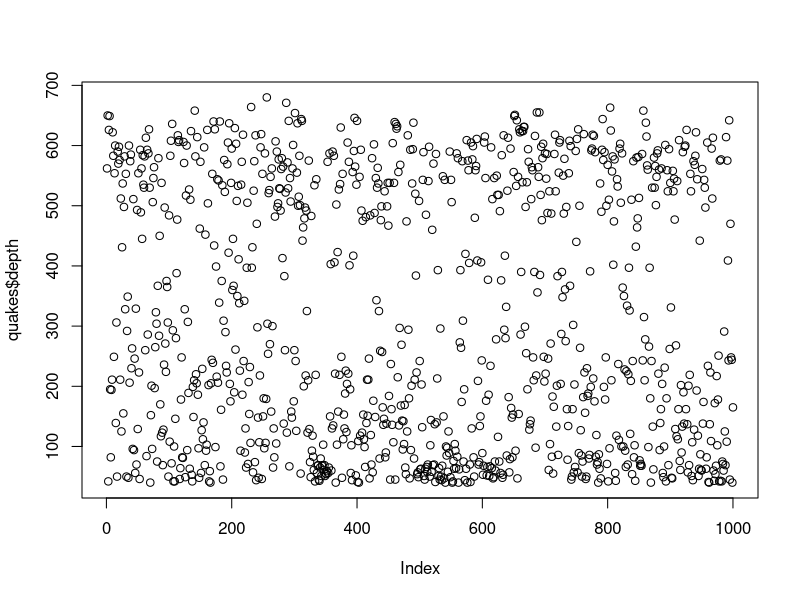
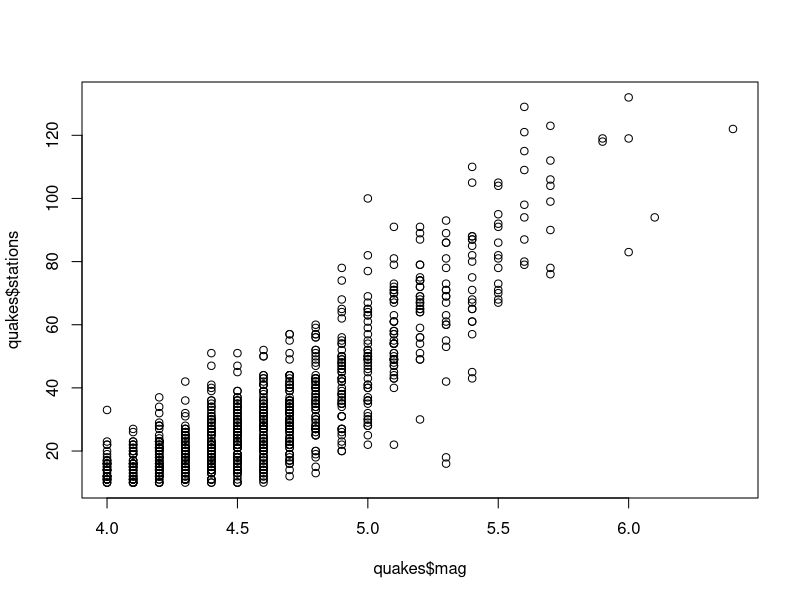
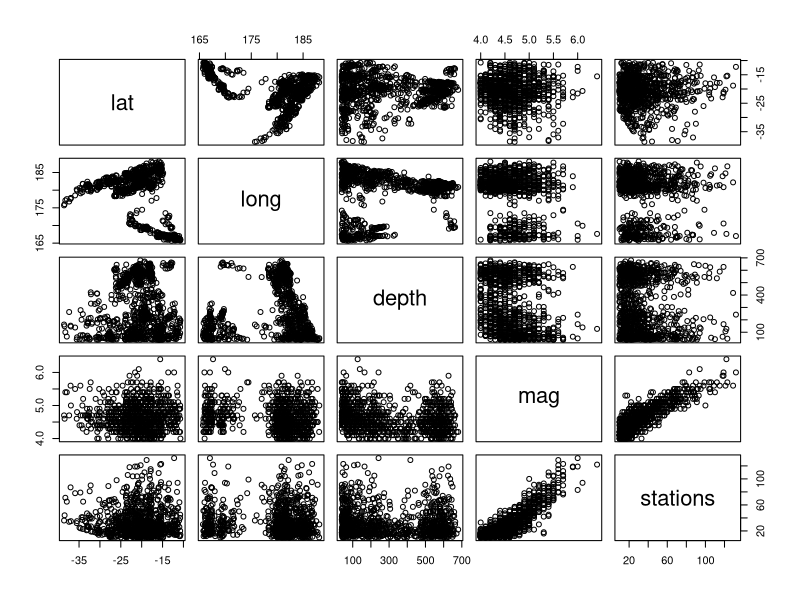
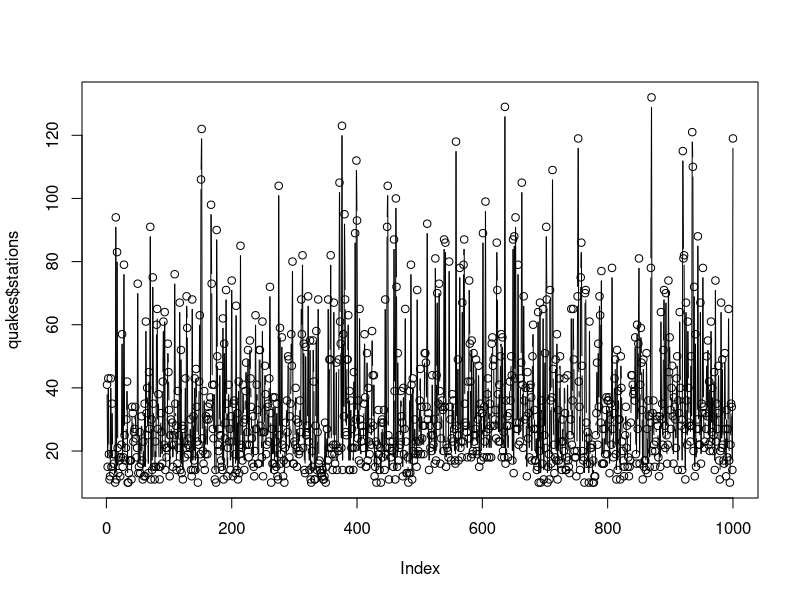
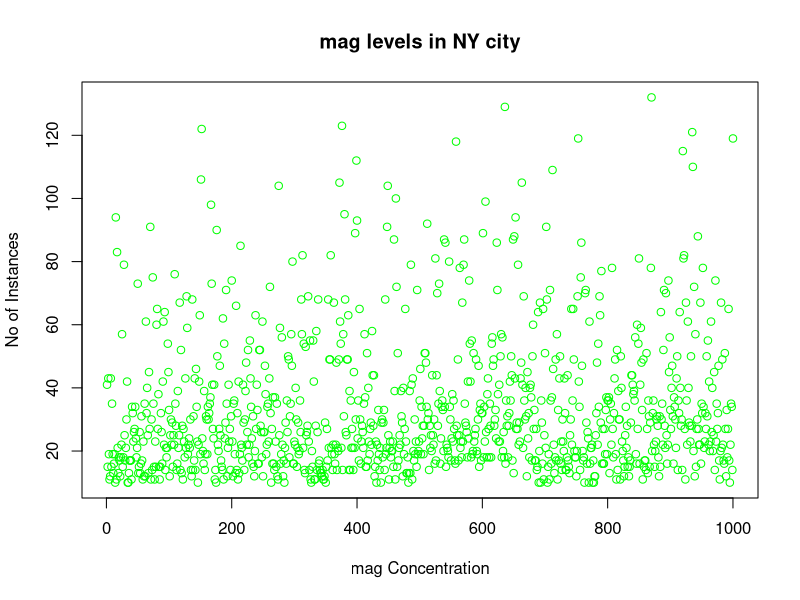
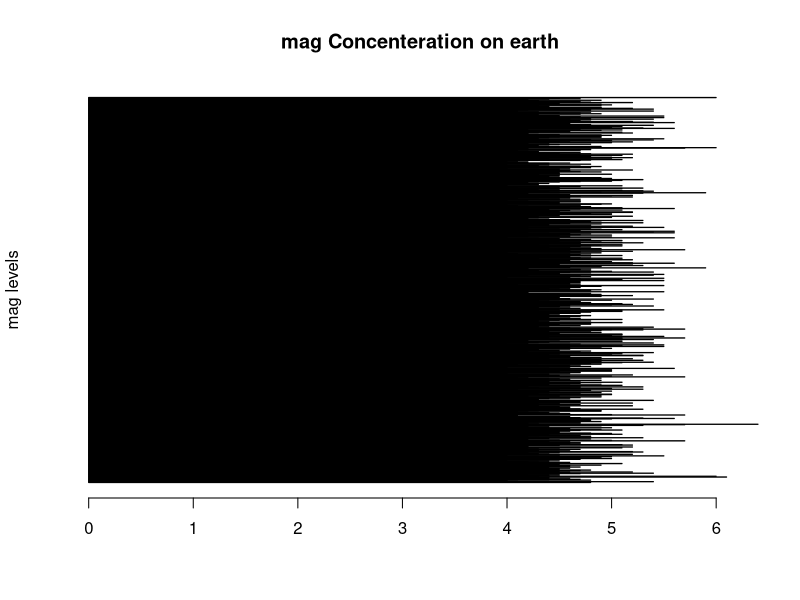
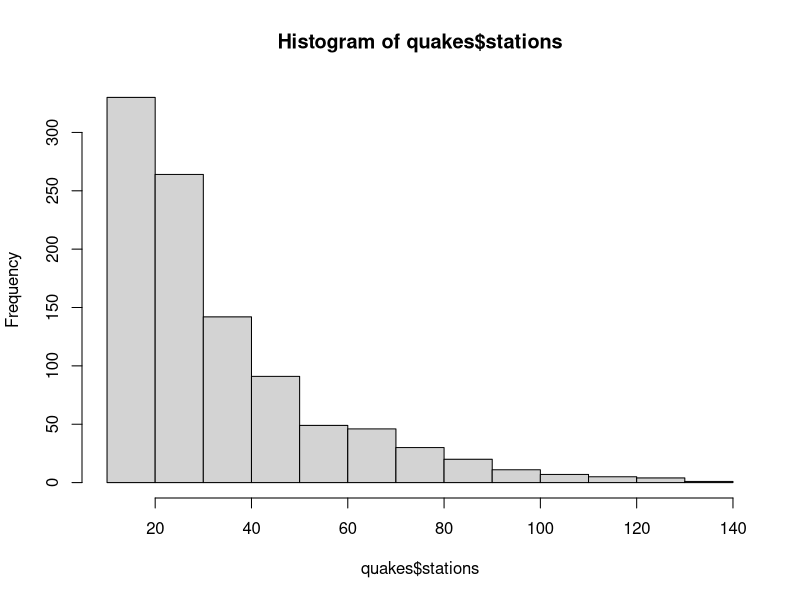
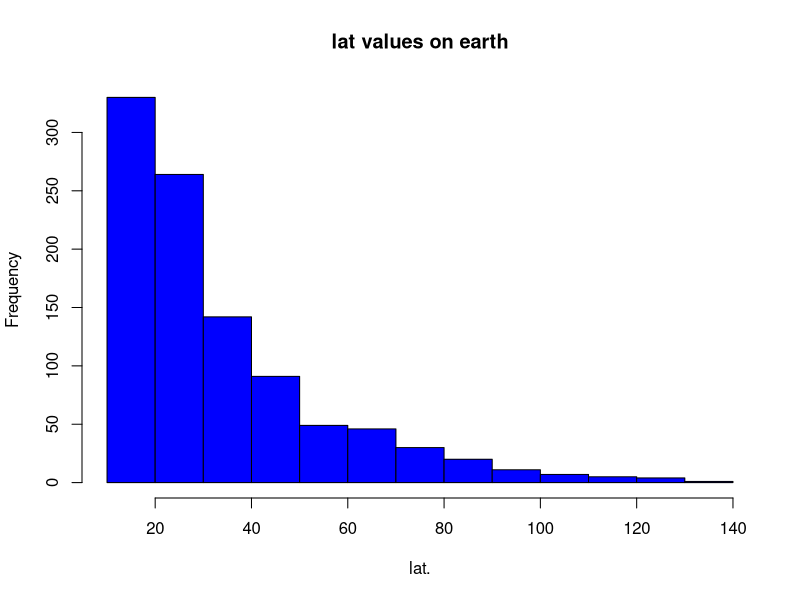

Write the R code that produced these figures, in order.
e_quakes <- datasets::quakes

####Top 10 rows and last 10 rows
head(quakes,10)
tail(quakes,10)

######Columns
quakes[,c(1,2)]
df<-quakes[,-6]
summary(quakes[,1])
quakes$mag
summary(quakes$mag)
###########Summary of the data#########
summary(quakes)
summary(quakes$stations) 







#########Plots############
plot(quakes$depth)

plot(quakes$mag,quakes$stations,type="p")

plot(quakes)

# points and lines 
plot(quakes$stations, type= "b") # p: points, l: lines,b: both

plot(quakes$stations, xlab = 'mag Concentration', 
     ylab = 'No of Instances', main = 'mag levels in NY city',
     col = 'green')

# Horizontal bar plot
barplot(quakes$mag, main = 'mag Concenteration on earth',
        ylab = 'mag levels', col= 'green',horiz = T,axes=T)

#Histogram
hist(quakes$stations)

hist(quakes$stations, 
     main = 'lat values on earth',
     xlab = 'lat.', col='blue')

#Single box plot
boxplot(quakes$stations,main="Boxplot")
boxplot.stats(quakes$stations)$out



# Multiple box plots
boxplot(quakes[,1:4],main='Multiple')
#margin of the grid(mar), 
#no of rows and columns(mfrow), 
#whether a border is to be included(bty) 
#and position of the 
#labels(las: 1 for horizontal, las: 0 for vertical)
#bty - box around the plot
par(mfrow=c(3,3),mar=c(2,5,2,1),  las=0, bty="o")
plot(quakes$mag)

plot(quakes$mag, quakes$stations)
plot(quakes$mag, type= "l")
plot(quakes$mag, type= "l")
plot(quakes$mag, type= "l")
barplot(quakes$mag, main = 'mag Concenteration on earth',
        xlab = 'long levels', col='green',horiz = TRUE)
hist(quakes$mag)
boxplot(quakes$mag)
boxplot(quakes[,0:4], main='Multiple Box plots')


